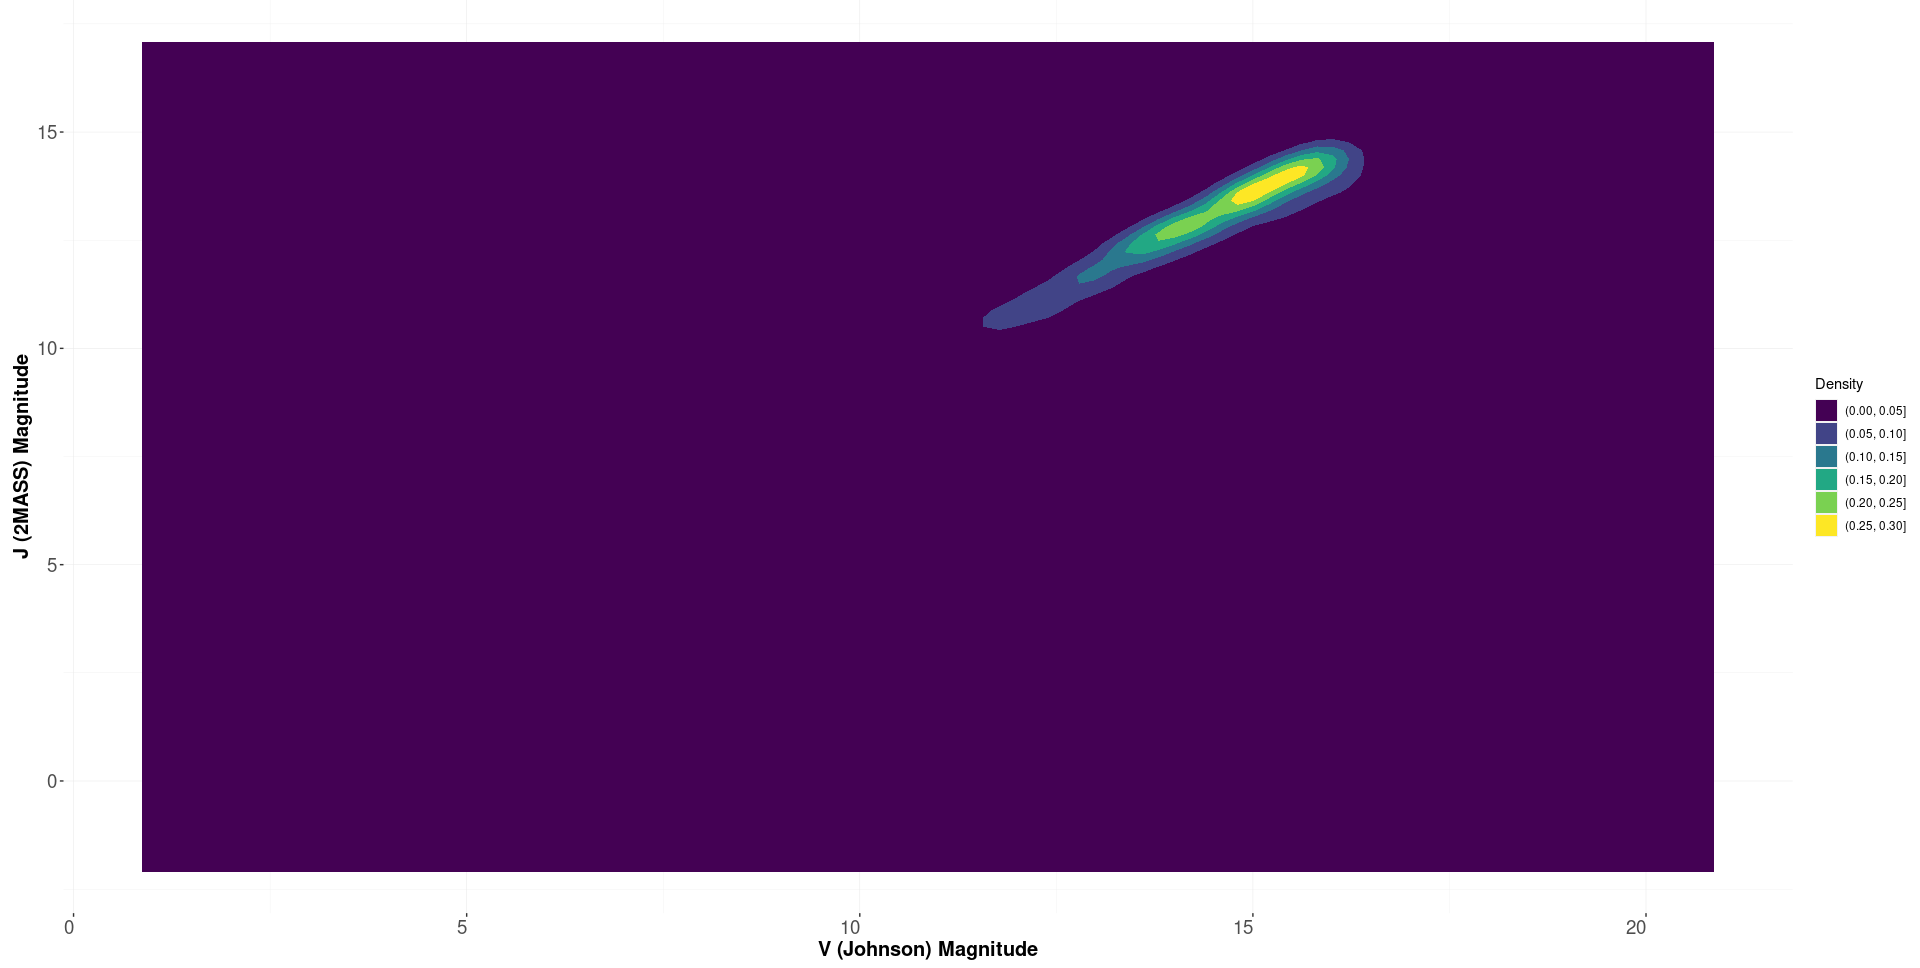

Recreate this plot in R.

# Paths:
path_data = "data/"
path_lib = "renv/library/R-4.1/x86_64-pc-linux-gnu/"

# Packages:
require(dplyr, lib = path_lib)
require(tidyr, lib = path_lib)
require(readr, lib = path_lib)
require(RColorBrewer, lib = path_lib)
require(ggplot2, lib = path_lib)

# Dataset:
df = readr::read_csv(paste0(path_data, "nasa_exoplanets.csv")) %>%
         as.data.frame()
attr(df, "spec") = NULL
df_varnames = readr::read_csv(paste0(path_data, "nasa_exoplanets_var_names.csv")) %>%
                  as.data.frame()
attr(df_varnames, "spec") = NULL

# Variables:
x_var = "sy_vmag"
x_var_name = (df_varnames %>%
                 dplyr::filter(var == x_var))$var_name
y_var = "sy_jmag"
y_var_name = (df_varnames %>%
                 dplyr::filter(var == y_var))$var_name

# Adapt the data:
df_plot = df %>%
              dplyr::select(all_of(x_var),
                            all_of(y_var))

# Deal with NA:
df_plot = df_plot %>% 
              tidyr::drop_na()

# Plot:
my_palette = c("#000000", "#E008F8", "#F81D08", "#F88A08", "#F7FE04")

p = ggplot(
        data = df_plot,
        aes(
            x = eval(parse(text = x_var)),
            y = eval(parse(text = y_var))
        )
    ) +
    geom_density_2d_filled(
        na.rm = TRUE,
        contour_var = "density",
        
    ) +
    # scale_fill_gradientn(colours = my_palette) +
    theme(
        axis.text.x = element_text(
            size = 14,
            angle = 0,
            hjust = 1,
            vjust = 1
        ),
        axis.text.y = element_text(size = 14),
        axis.title.x = element_text(
            size = 15,
            face = "bold"
        ),
        axis.title.y = element_text(
            size = 15,
            face = "bold"
        ),
        panel.background = element_rect(fill = "white"),
        panel.grid.major = element_line(
            size = 0.2,
            linetype = "solid",
            colour = "#eaeaea"
        ),
        panel.grid.minor = element_line(
            size = 0.1,
            linetype = "solid",
            colour = "#eaeaea"
        ),
        plot.margin = margin(
            t = 0,
            r = 5,
            b = 5, 
            l = 10,
            unit = "pt"
        )
    ) +
    labs(
        x = x_var_name,
        y = y_var_name,
        fill = "Density"
    )

p
